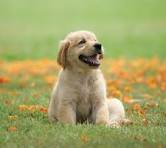
#> input picture puppy.jpg, 166 x 148 px
$ python Desktop-app.py
#> lines starting #> are read from the running program, lines starting #| are printed output that depends on the picture
import image as image
from PIL import Image
import matplotlib.pyplot as plt
from PIL import ImageFont
from PIL import ImageDraw
import numpy as np


base_image = Image.open("puppy.jpg")
#> base_image is the input picture: PIL image 166x148 RGB; mean R, G, B 163.1, 164.2, 102.5
new_image = base_image.resize((800,800))
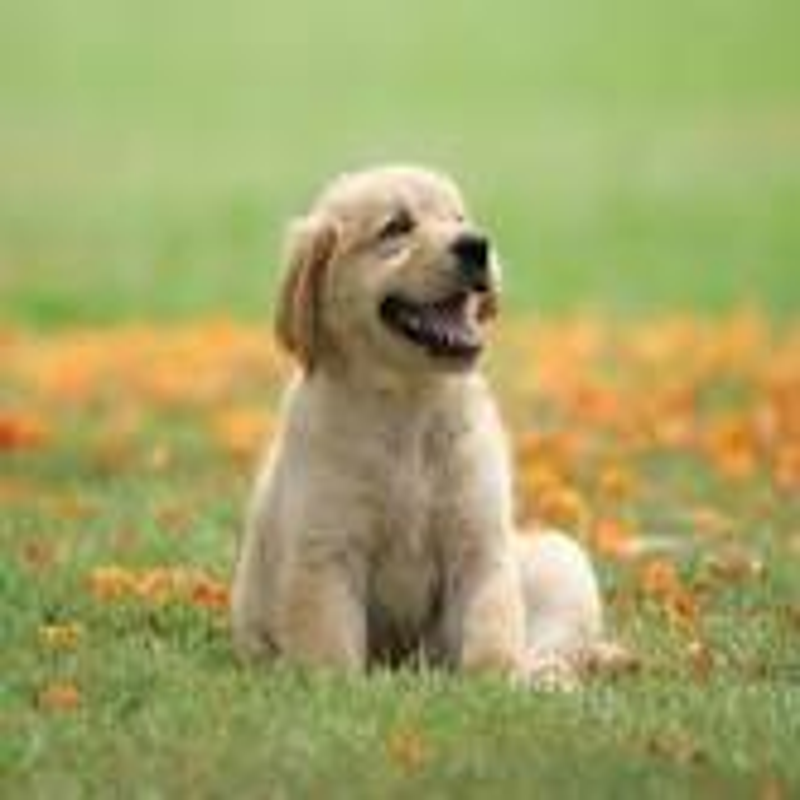
#> new_image: PIL image 800x800 RGB; mean R, G, B 163.1, 164.2, 102.5
new_image.show()
plt.show(new_image)
size = (300,200)
crop_img=new_image.copy()
crop_img.thumbnail(size)

copied_image = new_image.copy()
copied_image.paste(crop_img,(300,100))
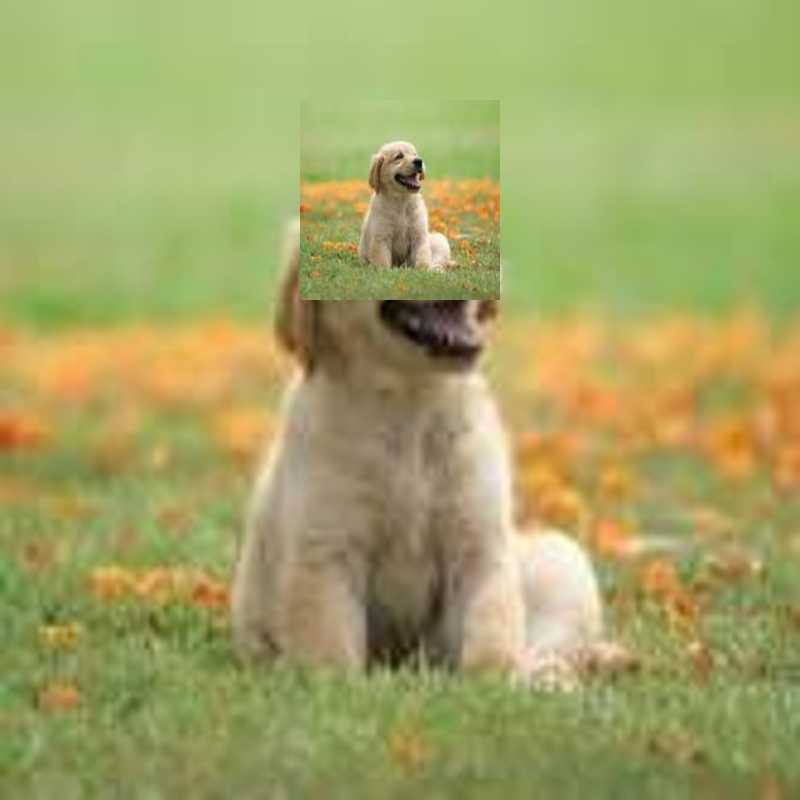
#> copied_image: PIL image 800x800 RGB; mean R, G, B 162.7, 163.8, 101

plt.imshow(copied_image)
